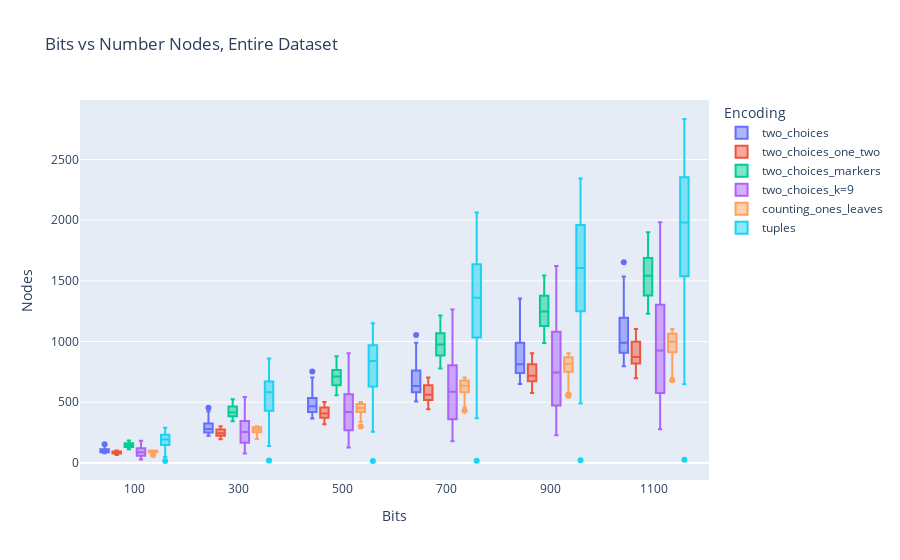
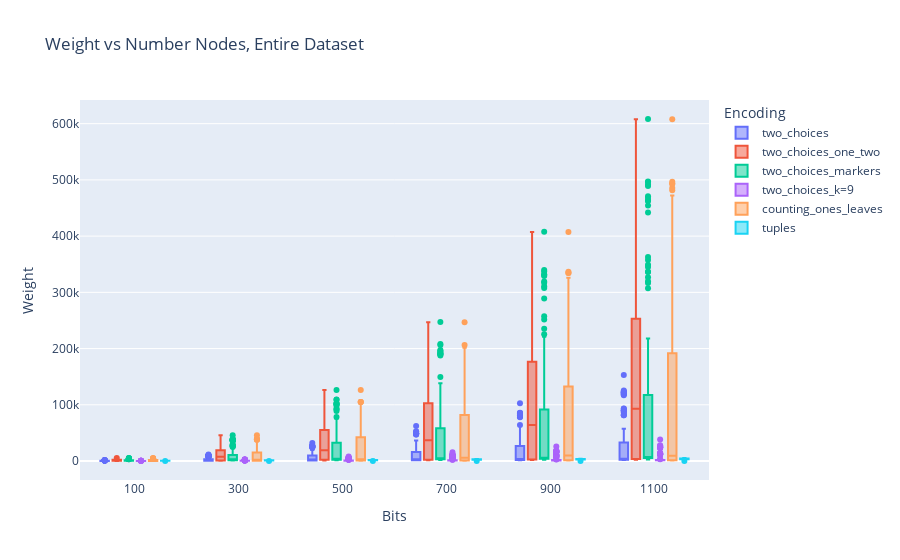
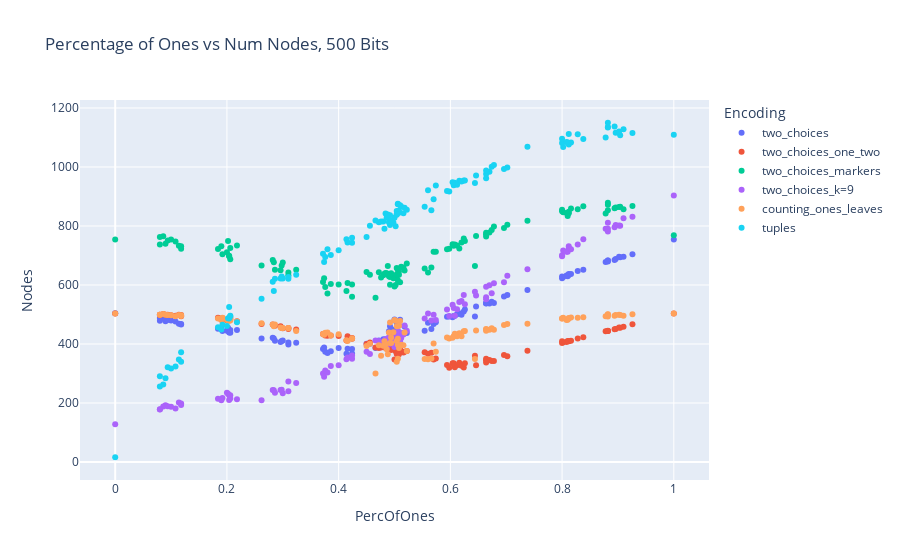
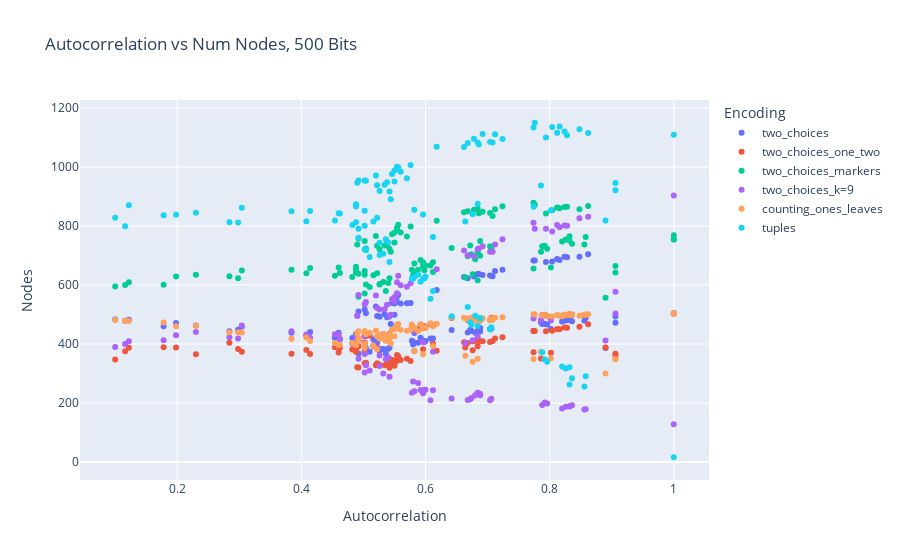

The notebook cell these images were saved under, in order:
### Markdown cell above
#### 4. Reports

### Code cell
fig = px.box(df, x="Bits", y="Nodes", color="Encoding", 
             title="Bits vs Number Nodes, Entire Dataset")
fig.show()

fig = px.box(df, x="Bits", y="Weight", color="Encoding", 
             title="Weight vs Number Nodes, Entire Dataset")
fig.show()

df_500 = df[df['Bits'] == 500] 
fig = px.scatter(df_500, x="PercOfOnes", y="Nodes", color="Encoding", 
             title="Percentage of Ones vs Num Nodes, 500 Bits")
fig.show()

fig = px.scatter(df_500, x="Autocorrelation", y="Nodes", color="Encoding", 
             title="Autocorrelation vs Num Nodes, 500 Bits")
fig.show()

### Figure 1 — Plotly figure (JSON) as saved in the notebook; plotly's stock layout.template omitted (floating-point values rounded to 4 significant figures; data arrays with more than 128 entries replaced by an {"elided": "..."} marker saying what was removed)
{"data": [{"alignmentgroup": "True", "hovertemplate": "Encoding=two_choices<br>Bits=%{x}<br>Nodes=%{y}<extra></extra>", "legendgroup": "two_choices", "marker": {"color": "#636efa"}, "name": "two_choices", "notched": false, "offsetgroup": "two_choices", "orientation": "v", "showlegend": true, "type": "box", "x": {"elided": "714 int values"}, "x0": " ", "xaxis": "x", "y": {"elided": "714 int values"}, "y0": " ", "yaxis": "y"}, {"alignmentgroup": "True", "hovertemplate": "Encoding=two_choices_one_two<br>Bits=%{x}<br>Nodes=%{y}<extra></extra>", "legendgroup": "two_choices_one_two", "marker": {"color": "#EF553B"}, "name": "two_choices_one_two", "notched": false, "offsetgroup": "two_choices_one_two", "orientation": "v", "showlegend": true, "type": "box", "x": {"elided": "714 int values"}, "x0": " ", "xaxis": "x", "y": {"elided": "714 int values"}, "y0": " ", "yaxis": "y"}, {"alignmentgroup": "True", "hovertemplate": "Encoding=two_choices_markers<br>Bits=%{x}<br>Nodes=%{y}<extra></extra>", "legendgroup": "two_choices_markers", "marker": {"color": "#00cc96"}, "name": "two_choices_markers", "notched": false, "offsetgroup": "two_choices_markers", "orientation": "v", "showlegend": true, "type": "box", "x": {"elided": "714 int values"}, "x0": " ", "xaxis": "x", "y": {"elided": "714 int values"}, "y0": " ", "yaxis": "y"}, {"alignmentgroup": "True", "hovertemplate": "Encoding=two_choices_k=9<br>Bits=%{x}<br>Nodes=%{y}<extra></extra>", "legendgroup": "two_choices_k=9", "marker": {"color": "#ab63fa"}, "name": "two_choices_k=9", "notched": false, "offsetgroup": "two_choices_k=9", "orientation": "v", "showlegend": true, "type": "box", "x": {"elided": "714 int values"}, "x0": " ", "xaxis": "x", "y": {"elided": "714 int values"}, "y0": " ", "yaxis": "y"}, {"alignmentgroup": "True", "hovertemplate": "Encoding=counting_ones_leaves<br>Bits=%{x}<br>Nodes=%{y}<extra></extra>", "legendgroup": "counting_ones_leaves", "marker": {"color": "#FFA15A"}, "name": "counting_ones_leaves", "notched": false, "offsetgroup": "counting_ones_leaves", "orientation": "v", "showlegend": true, "type": "box", "x": {"elided": "714 int values"}, "x0": " ", "xaxis": "x", "y": {"elided": "714 int values"}, "y0": " ", "yaxis": "y"}, {"alignmentgroup": "True", "hovertemplate": "Encoding=tuples<br>Bits=%{x}<br>Nodes=%{y}<extra></extra>", "legendgroup": "tuples", "marker": {"color": "#19d3f3"}, "name": "tuples", "notched": false, "offsetgroup": "tuples", "orientation": "v", "showlegend": true, "type": "box", "x": {"elided": "714 int values"}, "x0": " ", "xaxis": "x", "y": {"elided": "714 int values"}, "y0": " ", "yaxis": "y"}], "layout": {"boxmode": "group", "legend": {"title": {"text": "Encoding"}, "tracegroupgap": 0}, "title": {"text": "Bits vs Number Nodes, Entire Dataset"}, "xaxis": {"anchor": "y", "domain": [0, 1], "title": {"text": "Bits"}}, "yaxis": {"anchor": "x", "domain": [0, 1], "title": {"text": "Nodes"}}}}

### Figure 2 — Plotly figure (JSON) as saved in the notebook; plotly's stock layout.template omitted (floating-point values rounded to 4 significant figures; data arrays with more than 128 entries replaced by an {"elided": "..."} marker saying what was removed)
{"data": [{"alignmentgroup": "True", "hovertemplate": "Encoding=two_choices<br>Bits=%{x}<br>Weight=%{y}<extra></extra>", "legendgroup": "two_choices", "marker": {"color": "#636efa"}, "name": "two_choices", "notched": false, "offsetgroup": "two_choices", "orientation": "v", "showlegend": true, "type": "box", "x": {"elided": "714 int values"}, "x0": " ", "xaxis": "x", "y": {"elided": "714 int values"}, "y0": " ", "yaxis": "y"}, {"alignmentgroup": "True", "hovertemplate": "Encoding=two_choices_one_two<br>Bits=%{x}<br>Weight=%{y}<extra></extra>", "legendgroup": "two_choices_one_two", "marker": {"color": "#EF553B"}, "name": "two_choices_one_two", "notched": false, "offsetgroup": "two_choices_one_two", "orientation": "v", "showlegend": true, "type": "box", "x": {"elided": "714 int values"}, "x0": " ", "xaxis": "x", "y": {"elided": "714 int values"}, "y0": " ", "yaxis": "y"}, {"alignmentgroup": "True", "hovertemplate": "Encoding=two_choices_markers<br>Bits=%{x}<br>Weight=%{y}<extra></extra>", "legendgroup": "two_choices_markers", "marker": {"color": "#00cc96"}, "name": "two_choices_markers", "notched": false, "offsetgroup": "two_choices_markers", "orientation": "v", "showlegend": true, "type": "box", "x": {"elided": "714 int values"}, "x0": " ", "xaxis": "x", "y": {"elided": "714 int values"}, "y0": " ", "yaxis": "y"}, {"alignmentgroup": "True", "hovertemplate": "Encoding=two_choices_k=9<br>Bits=%{x}<br>Weight=%{y}<extra></extra>", "legendgroup": "two_choices_k=9", "marker": {"color": "#ab63fa"}, "name": "two_choices_k=9", "notched": false, "offsetgroup": "two_choices_k=9", "orientation": "v", "showlegend": true, "type": "box", "x": {"elided": "714 int values"}, "x0": " ", "xaxis": "x", "y": {"elided": "714 int values"}, "y0": " ", "yaxis": "y"}, {"alignmentgroup": "True", "hovertemplate": "Encoding=counting_ones_leaves<br>Bits=%{x}<br>Weight=%{y}<extra></extra>", "legendgroup": "counting_ones_leaves", "marker": {"color": "#FFA15A"}, "name": "counting_ones_leaves", "notched": false, "offsetgroup": "counting_ones_leaves", "orientation": "v", "showlegend": true, "type": "box", "x": {"elided": "714 int values"}, "x0": " ", "xaxis": "x", "y": {"elided": "714 int values"}, "y0": " ", "yaxis": "y"}, {"alignmentgroup": "True", "hovertemplate": "Encoding=tuples<br>Bits=%{x}<br>Weight=%{y}<extra></extra>", "legendgroup": "tuples", "marker": {"color": "#19d3f3"}, "name": "tuples", "notched": false, "offsetgroup": "tuples", "orientation": "v", "showlegend": true, "type": "box", "x": {"elided": "714 int values"}, "x0": " ", "xaxis": "x", "y": {"elided": "714 int values"}, "y0": " ", "yaxis": "y"}], "layout": {"boxmode": "group", "legend": {"title": {"text": "Encoding"}, "tracegroupgap": 0}, "title": {"text": "Weight vs Number Nodes, Entire Dataset"}, "xaxis": {"anchor": "y", "domain": [0, 1], "title": {"text": "Bits"}}, "yaxis": {"anchor": "x", "domain": [0, 1], "title": {"text": "Weight"}}}}

### Figure 3 — Plotly figure (JSON) as saved in the notebook; plotly's stock layout.template omitted (floating-point values rounded to 4 significant figures)
{"data": [{"hovertemplate": "Encoding=two_choices<br>PercOfOnes=%{x}<br>Nodes=%{y}<extra></extra>", "legendgroup": "two_choices", "marker": {"color": "#636efa", "symbol": "circle"}, "mode": "markers", "name": "two_choices", "orientation": "v", "showlegend": true, "type": "scatter", "x": [0.09, 0.086, 0.1, 0.114, 0.08, 0.094, 0.118, 0.108, 0.118, 0.08, 0.218, 0.192, 0.19, 0.2, 0.204, 0.184, 0.202, 0.204, 0.206, 0.206, 0.286, 0.324, 0.31, 0.282, 0.284, 0.298, 0.31, 0.262, 0.3, 0.296, 0.4, 0.414, 0.372, 0.374, 0.386, 0.416, 0.424, 0.376, 0.424, 0.38, 0.57, 0.486, 0.512, 0.482, 0.48, 0.506, 0.492, 0.516, 0.508, 0.494, 0.616, 0.606, 0.598, 0.612, 0.624, 0.62, 0.594, 0.608, 0.626, 0.604, 0.67, 0.664, 0.702, 0.678, 0.646, 0.696, 0.674, 0.664, 0.738, 0.664, 0.812, 0.802, 0.8, 0.812, 0.81, 0.838, 0.828, 0.808, 0.8, 0.816, 0.904, 0.896, 0.878, 0.882, 0.882, 0.894, 0.926, 0.91, 0.882, 0.902, 0, 1, 0.5, 0.502, 0.51, 0.492, 0.504, 0.508, 0.518, 0.498, 0.49, 0.504, 0.494, 0.506, 0.484, 0.472, 0.456, 0.522, 0.488, 0.45, 0.506, 0.476, 0.504, 0.566, 0.554, 0.574, 0.466, 0.644, 0.56], "xaxis": "x", "y": [477, 486, 480, 469, 488, 481, 466, 476, 468, 479, 447, 444, 452, 445, 442, 452, 455, 439, 438, 447, 411, 404, 398, 421, 419, 410, 405, 419, 412, 407, 386, 367, 383, 388, 375, 384, 383, 374, 368, 369, 468, 405, 434, 413, 416, 427, 420, 438, 428, 421, 504, 495, 493, 501, 510, 499, 492, 496, 517, 491, 537, 539, 566, 539, 527, 561, 543, 537, 583, 538, 634, 627, 623, 637, 630, 652, 647, 632, 629, 637, 694, 688, 678, 680, 683, 685, 704, 696, 683, 696, 504, 754, 483, 479, 482, 460, 471, 463, 459, 448, 443, 441, 430, 438, 416, 412, 401, 437, 409, 401, 417, 404, 409, 451, 445, 474, 386, 493, 472], "yaxis": "y"}, {"hovertemplate": "Encoding=two_choices_one_two<br>PercOfOnes=%{x}<br>Nodes=%{y}<extra></extra>", "legendgroup": "two_choices_one_two", "marker": {"color": "#EF553B", "symbol": "circle"}, "mode": "markers", "name": "two_choices_one_two", "orientation": "v", "showlegend": true, "type": "scatter", "x": [0.09, 0.086, 0.1, 0.114, 0.08, 0.094, 0.118, 0.108, 0.118, 0.08, 0.218, 0.192, 0.19, 0.2, 0.204, 0.184, 0.202, 0.204, 0.206, 0.206, 0.286, 0.324, 0.31, 0.282, 0.284, 0.298, 0.31, 0.262, 0.3, 0.296, 0.4, 0.414, 0.372, 0.374, 0.386, 0.416, 0.424, 0.376, 0.424, 0.38, 0.57, 0.486, 0.512, 0.482, 0.48, 0.506, 0.492, 0.516, 0.508, 0.494, 0.616, 0.606, 0.598, 0.612, 0.624, 0.62, 0.594, 0.608, 0.626, 0.604, 0.67, 0.664, 0.702, 0.678, 0.646, 0.696, 0.674, 0.664, 0.738, 0.664, 0.812, 0.802, 0.8, 0.812, 0.81, 0.838, 0.828, 0.808, 0.8, 0.816, 0.904, 0.896, 0.878, 0.882, 0.882, 0.894, 0.926, 0.91, 0.882, 0.902, 0, 1, 0.5, 0.502, 0.51, 0.492, 0.504, 0.508, 0.518, 0.498, 0.49, 0.504, 0.494, 0.506, 0.484, 0.472, 0.456, 0.522, 0.488, 0.45, 0.506, 0.476, 0.504, 0.566, 0.554, 0.574, 0.466, 0.644, 0.56], "xaxis": "x", "y": [499, 502, 497, 499, 499, 499, 494, 496, 498, 498, 477, 488, 482, 480, 482, 489, 485, 481, 483, 488, 462, 449, 451, 466, 463, 455, 454, 468, 453, 460, 427, 412, 434, 434, 429, 426, 420, 429, 418, 428, 347, 389, 374, 392, 392, 376, 381, 371, 376, 389, 336, 335, 319, 328, 320, 326, 329, 321, 335, 335, 346, 337, 358, 342, 328, 363, 342, 345, 377, 350, 409, 406, 403, 410, 410, 423, 419, 407, 409, 411, 455, 451, 443, 445, 444, 450, 467, 458, 444, 456, 503, 503, 347, 375, 387, 389, 388, 365, 374, 383, 404, 366, 380, 367, 386, 386, 405, 376, 382, 400, 392, 388, 379, 370, 372, 351, 388, 360, 367], "yaxis": "y"}, {"hovertemplate": "Encoding=two_choices_markers<br>PercOfOnes=%{x}<br>Nodes=%{y}<extra></extra>", "legendgroup": "two_choices_markers", "marker": {"color": "#00cc96", "symbol": "circle"}, "mode": "markers", "name": "two_choices_markers", "orientation": "v", "showlegend": true, "type": "scatter", "x": [0.09, 0.086, 0.1, 0.114, 0.08, 0.094, 0.118, 0.108, 0.118, 0.08, 0.218, 0.192, 0.19, 0.2, 0.204, 0.184, 0.202, 0.204, 0.206, 0.206, 0.286, 0.324, 0.31, 0.282, 0.284, 0.298, 0.31, 0.262, 0.3, 0.296, 0.4, 0.414, 0.372, 0.374, 0.386, 0.416, 0.424, 0.376, 0.424, 0.38, 0.57, 0.486, 0.512, 0.482, 0.48, 0.506, 0.492, 0.516, 0.508, 0.494, 0.616, 0.606, 0.598, 0.612, 0.624, 0.62, 0.594, 0.608, 0.626, 0.604, 0.67, 0.664, 0.702, 0.678, 0.646, 0.696, 0.674, 0.664, 0.738, 0.664, 0.812, 0.802, 0.8, 0.812, 0.81, 0.838, 0.828, 0.808, 0.8, 0.816, 0.904, 0.896, 0.878, 0.882, 0.882, 0.894, 0.926, 0.91, 0.882, 0.902, 0, 1, 0.5, 0.502, 0.51, 0.492, 0.504, 0.508, 0.518, 0.498, 0.49, 0.504, 0.494, 0.506, 0.484, 0.472, 0.456, 0.522, 0.488, 0.45, 0.506, 0.476, 0.504, 0.566, 0.554, 0.574, 0.466, 0.644, 0.56], "xaxis": "x", "y": [740, 765, 754, 733, 763, 751, 723, 747, 731, 737, 734, 704, 731, 711, 699, 722, 749, 697, 687, 725, 652, 652, 633, 685, 677, 666, 642, 666, 676, 650, 602, 580, 610, 623, 603, 607, 602, 593, 560, 571, 713, 640, 662, 638, 633, 653, 627, 659, 647, 631, 724, 733, 723, 734, 758, 744, 721, 737, 749, 738, 778, 772, 804, 798, 766, 793, 786, 777, 818, 764, 848, 847, 850, 843, 834, 867, 857, 844, 855, 859, 865, 863, 842, 853, 879, 860, 868, 857, 872, 864, 754, 769, 595, 600, 609, 601, 629, 635, 649, 623, 630, 658, 640, 652, 641, 643, 635, 673, 664, 644, 616, 625, 636, 659, 656, 713, 557, 664, 642], "yaxis": "y"}, {"hovertemplate": "Encoding=two_choices_k=9<br>PercOfOnes=%{x}<br>Nodes=%{y}<extra></extra>", "legendgroup": "two_choices_k=9", "marker": {"color": "#ab63fa", "symbol": "circle"}, "mode": "markers", "name": "two_choices_k=9", "orientation": "v", "showlegend": true, "type": "scatter", "x": [0.09, 0.086, 0.1, 0.114, 0.08, 0.094, 0.118, 0.108, 0.118, 0.08, 0.218, 0.192, 0.19, 0.2, 0.204, 0.184, 0.202, 0.204, 0.206, 0.206, 0.286, 0.324, 0.31, 0.282, 0.284, 0.298, 0.31, 0.262, 0.3, 0.296, 0.4, 0.414, 0.372, 0.374, 0.386, 0.416, 0.424, 0.376, 0.424, 0.38, 0.57, 0.486, 0.512, 0.482, 0.48, 0.506, 0.492, 0.516, 0.508, 0.494, 0.616, 0.606, 0.598, 0.612, 0.624, 0.62, 0.594, 0.608, 0.626, 0.604, 0.67, 0.664, 0.702, 0.678, 0.646, 0.696, 0.674, 0.664, 0.738, 0.664, 0.812, 0.802, 0.8, 0.812, 0.81, 0.838, 0.828, 0.808, 0.8, 0.816, 0.904, 0.896, 0.878, 0.882, 0.882, 0.894, 0.926, 0.91, 0.882, 0.902, 0, 1, 0.5, 0.502, 0.51, 0.492, 0.504, 0.508, 0.518, 0.498, 0.49, 0.504, 0.494, 0.506, 0.484, 0.472, 0.456, 0.522, 0.488, 0.45, 0.506, 0.476, 0.504, 0.566, 0.554, 0.574, 0.466, 0.644, 0.56], "xaxis": "x", "y": [192, 188, 187, 202, 179, 189, 198, 181, 193, 178, 213, 217, 209, 235, 226, 214, 231, 210, 226, 215, 235, 268, 273, 244, 243, 245, 240, 209, 233, 244, 328, 348, 300, 289, 325, 354, 361, 310, 350, 303, 499, 387, 420, 411, 396, 413, 401, 432, 426, 433, 542, 522, 495, 518, 566, 546, 517, 496, 535, 533, 599, 552, 631, 606, 564, 609, 572, 558, 653, 594, 731, 717, 701, 724, 713, 755, 737, 713, 697, 721, 801, 803, 791, 781, 811, 796, 831, 826, 791, 802, 128, 903, 390, 400, 409, 413, 430, 441, 463, 419, 423, 421, 432, 443, 416, 410, 366, 445, 406, 374, 425, 403, 413, 480, 486, 481, 412, 577, 503], "yaxis": "y"}, {"hovertemplate": "Encoding=counting_ones_leaves<br>PercOfOnes=%{x}<br>Nodes=%{y}<extra></extra>", "legendgroup": "counting_ones_leaves", "marker": {"color": "#FFA15A", "symbol": "circle"}, "mode": "markers", "name": "counting_ones_leaves", "orientation": "v", "showlegend": true, "type": "scatter", "x": [0.09, 0.086, 0.1, 0.114, 0.08, 0.094, 0.118, 0.108, 0.118, 0.08, 0.218, 0.192, 0.19, 0.2, 0.204, 0.184, 0.202, 0.204, 0.206, 0.206, 0.286, 0.324, 0.31, 0.282, 0.284, 0.298, 0.31, 0.262, 0.3, 0.296, 0.4, 0.414, 0.372, 0.374, 0.386, 0.416, 0.424, 0.376, 0.424, 0.38, 0.57, 0.486, 0.512, 0.482, 0.48, 0.506, 0.492, 0.516, 0.508, 0.494, 0.616, 0.606, 0.598, 0.612, 0.624, 0.62, 0.594, 0.608, 0.626, 0.604, 0.67, 0.664, 0.702, 0.678, 0.646, 0.696, 0.674, 0.664, 0.738, 0.664, 0.812, 0.802, 0.8, 0.812, 0.81, 0.838, 0.828, 0.808, 0.8, 0.816, 0.904, 0.896, 0.878, 0.882, 0.882, 0.894, 0.926, 0.91, 0.882, 0.902, 0, 1, 0.5, 0.502, 0.51, 0.492, 0.504, 0.508, 0.518, 0.498, 0.49, 0.504, 0.494, 0.506, 0.484, 0.472, 0.456, 0.522, 0.488, 0.45, 0.506, 0.476, 0.504, 0.566, 0.554, 0.574, 0.466, 0.644, 0.56], "xaxis": "x", "y": [499, 502, 497, 498, 499, 498, 495, 494, 497, 499, 476, 489, 482, 482, 479, 486, 480, 484, 480, 490, 466, 444, 453, 466, 460, 454, 454, 470, 454, 456, 433, 413, 434, 431, 429, 410, 419, 438, 419, 439, 402, 382, 397, 409, 394, 397, 403, 396, 386, 403, 436, 426, 419, 426, 443, 426, 422, 435, 444, 421, 448, 449, 468, 448, 446, 464, 453, 451, 469, 445, 486, 489, 486, 488, 482, 491, 489, 481, 486, 490, 498, 498, 494, 493, 501, 496, 501, 496, 500, 499, 503, 503, 481, 479, 478, 473, 460, 462, 439, 440, 439, 410, 422, 418, 397, 396, 401, 376, 365, 393, 350, 360, 340, 351, 349, 374, 300, 349, 348], "yaxis": "y"}, {"hovertemplate": "Encoding=tuples<br>PercOfOnes=%{x}<br>Nodes=%{y}<extra></extra>", "legendgroup": "tuples", "marker": {"color": "#19d3f3", "symbol": "circle"}, "mode": "markers", "name": "tuples", "orientation": "v", "showlegend": true, "type": "scatter", "x": [0.09, 0.086, 0.1, 0.114, 0.08, 0.094, 0.118, 0.108, 0.118, 0.08, 0.218, 0.192, 0.19, 0.2, 0.204, 0.184, 0.202, 0.204, 0.206, 0.206, 0.286, 0.324, 0.31, 0.282, 0.284, 0.298, 0.31, 0.262, 0.3, 0.296, 0.4, 0.414, 0.372, 0.374, 0.386, 0.416, 0.424, 0.376, 0.424, 0.38, 0.57, 0.486, 0.512, 0.482, 0.48, 0.506, 0.492, 0.516, 0.508, 0.494, 0.616, 0.606, 0.598, 0.612, 0.624, 0.62, 0.594, 0.608, 0.626, 0.604, 0.67, 0.664, 0.702, 0.678, 0.646, 0.696, 0.674, 0.664, 0.738, 0.664, 0.812, 0.802, 0.8, 0.812, 0.81, 0.838, 0.828, 0.808, 0.8, 0.816, 0.904, 0.896, 0.878, 0.882, 0.882, 0.894, 0.926, 0.91, 0.882, 0.902, 0, 1, 0.5, 0.502, 0.51, 0.492, 0.504, 0.508, 0.518, 0.498, 0.49, 0.504, 0.494, 0.506, 0.484, 0.472, 0.456, 0.522, 0.488, 0.45, 0.506, 0.476, 0.504, 0.566, 0.554, 0.574, 0.466, 0.644, 0.56], "xaxis": "x", "y": [284, 263, 317, 347, 291, 321, 340, 324, 372, 256, 474, 465, 449, 461, 486, 457, 487, 525, 496, 494, 621, 635, 621, 611, 580, 629, 627, 553, 622, 622, 718, 755, 706, 678, 702, 744, 743, 695, 760, 721, 891, 828, 866, 791, 815, 874, 803, 843, 852, 819, 953, 938, 917, 940, 954, 951, 919, 947, 954, 948, 984, 976, 998, 1007, 971, 993, 1001, 988, 1069, 962, 1112, 1068, 1081, 1076, 1083, 1095, 1111, 1085, 1096, 1083, 1108, 1116, 1100, 1136, 1134, 1137, 1115, 1128, 1150, 1120, 16, 1109, 828, 799, 870, 836, 838, 845, 862, 812, 813, 851, 816, 850, 842, 813, 801, 855, 839, 763, 875, 815, 840, 853, 865, 937, 819, 946, 921], "yaxis": "y"}], "layout": {"legend": {"title": {"text": "Encoding"}, "tracegroupgap": 0}, "title": {"text": "Percentage of Ones vs Num Nodes, 500 Bits"}, "xaxis": {"anchor": "y", "domain": [0, 1], "title": {"text": "PercOfOnes"}}, "yaxis": {"anchor": "x", "domain": [0, 1], "title": {"text": "Nodes"}}}}

### Figure 4 — Plotly figure (JSON) as saved in the notebook; plotly's stock layout.template omitted (floating-point values rounded to 4 significant figures)
{"data": [{"hovertemplate": "Encoding=two_choices<br>Autocorrelation=%{x}<br>Nodes=%{y}<extra></extra>", "legendgroup": "two_choices", "marker": {"color": "#636efa", "symbol": "circle"}, "mode": "markers", "name": "two_choices", "orientation": "v", "showlegend": true, "type": "scatter", "x": [0.836, 0.832, 0.826, 0.792, 0.858, 0.832, 0.796, 0.82, 0.788, 0.856, 0.672, 0.674, 0.704, 0.684, 0.688, 0.706, 0.688, 0.668, 0.68, 0.642, 0.578, 0.588, 0.58, 0.592, 0.612, 0.6, 0.582, 0.608, 0.596, 0.598, 0.504, 0.536, 0.532, 0.542, 0.526, 0.54, 0.526, 0.51, 0.492, 0.502, 0.544, 0.522, 0.488, 0.492, 0.516, 0.488, 0.482, 0.46, 0.502, 0.454, 0.504, 0.522, 0.542, 0.534, 0.492, 0.55, 0.526, 0.49, 0.502, 0.538, 0.56, 0.546, 0.556, 0.576, 0.52, 0.554, 0.554, 0.55, 0.618, 0.57, 0.692, 0.662, 0.668, 0.686, 0.708, 0.724, 0.712, 0.704, 0.678, 0.684, 0.828, 0.812, 0.794, 0.804, 0.774, 0.816, 0.862, 0.848, 0.776, 0.824, 1, 1, 0.1, 0.116, 0.122, 0.178, 0.198, 0.23, 0.304, 0.298, 0.284, 0.414, 0.408, 0.384, 0.462, 0.488, 0.502, 0.582, 0.596, 0.612, 0.684, 0.664, 0.676, 0.802, 0.774, 0.786, 0.89, 0.906, 0.906], "xaxis": "x", "y": [477, 486, 480, 469, 488, 481, 466, 476, 468, 479, 447, 444, 452, 445, 442, 452, 455, 439, 438, 447, 411, 404, 398, 421, 419, 410, 405, 419, 412, 407, 386, 367, 383, 388, 375, 384, 383, 374, 368, 369, 468, 405, 434, 413, 416, 427, 420, 438, 428, 421, 504, 495, 493, 501, 510, 499, 492, 496, 517, 491, 537, 539, 566, 539, 527, 561, 543, 537, 583, 538, 634, 627, 623, 637, 630, 652, 647, 632, 629, 637, 694, 688, 678, 680, 683, 685, 704, 696, 683, 696, 504, 754, 483, 479, 482, 460, 471, 463, 459, 448, 443, 441, 430, 438, 416, 412, 401, 437, 409, 401, 417, 404, 409, 451, 445, 474, 386, 493, 472], "yaxis": "y"}, {"hovertemplate": "Encoding=two_choices_one_two<br>Autocorrelation=%{x}<br>Nodes=%{y}<extra></extra>", "legendgroup": "two_choices_one_two", "marker": {"color": "#EF553B", "symbol": "circle"}, "mode": "markers", "name": "two_choices_one_two", "orientation": "v", "showlegend": true, "type": "scatter", "x": [0.836, 0.832, 0.826, 0.792, 0.858, 0.832, 0.796, 0.82, 0.788, 0.856, 0.672, 0.674, 0.704, 0.684, 0.688, 0.706, 0.688, 0.668, 0.68, 0.642, 0.578, 0.588, 0.58, 0.592, 0.612, 0.6, 0.582, 0.608, 0.596, 0.598, 0.504, 0.536, 0.532, 0.542, 0.526, 0.54, 0.526, 0.51, 0.492, 0.502, 0.544, 0.522, 0.488, 0.492, 0.516, 0.488, 0.482, 0.46, 0.502, 0.454, 0.504, 0.522, 0.542, 0.534, 0.492, 0.55, 0.526, 0.49, 0.502, 0.538, 0.56, 0.546, 0.556, 0.576, 0.52, 0.554, 0.554, 0.55, 0.618, 0.57, 0.692, 0.662, 0.668, 0.686, 0.708, 0.724, 0.712, 0.704, 0.678, 0.684, 0.828, 0.812, 0.794, 0.804, 0.774, 0.816, 0.862, 0.848, 0.776, 0.824, 1, 1, 0.1, 0.116, 0.122, 0.178, 0.198, 0.23, 0.304, 0.298, 0.284, 0.414, 0.408, 0.384, 0.462, 0.488, 0.502, 0.582, 0.596, 0.612, 0.684, 0.664, 0.676, 0.802, 0.774, 0.786, 0.89, 0.906, 0.906], "xaxis": "x", "y": [499, 502, 497, 499, 499, 499, 494, 496, 498, 498, 477, 488, 482, 480, 482, 489, 485, 481, 483, 488, 462, 449, 451, 466, 463, 455, 454, 468, 453, 460, 427, 412, 434, 434, 429, 426, 420, 429, 418, 428, 347, 389, 374, 392, 392, 376, 381, 371, 376, 389, 336, 335, 319, 328, 320, 326, 329, 321, 335, 335, 346, 337, 358, 342, 328, 363, 342, 345, 377, 350, 409, 406, 403, 410, 410, 423, 419, 407, 409, 411, 455, 451, 443, 445, 444, 450, 467, 458, 444, 456, 503, 503, 347, 375, 387, 389, 388, 365, 374, 383, 404, 366, 380, 367, 386, 386, 405, 376, 382, 400, 392, 388, 379, 370, 372, 351, 388, 360, 367], "yaxis": "y"}, {"hovertemplate": "Encoding=two_choices_markers<br>Autocorrelation=%{x}<br>Nodes=%{y}<extra></extra>", "legendgroup": "two_choices_markers", "marker": {"color": "#00cc96", "symbol": "circle"}, "mode": "markers", "name": "two_choices_markers", "orientation": "v", "showlegend": true, "type": "scatter", "x": [0.836, 0.832, 0.826, 0.792, 0.858, 0.832, 0.796, 0.82, 0.788, 0.856, 0.672, 0.674, 0.704, 0.684, 0.688, 0.706, 0.688, 0.668, 0.68, 0.642, 0.578, 0.588, 0.58, 0.592, 0.612, 0.6, 0.582, 0.608, 0.596, 0.598, 0.504, 0.536, 0.532, 0.542, 0.526, 0.54, 0.526, 0.51, 0.492, 0.502, 0.544, 0.522, 0.488, 0.492, 0.516, 0.488, 0.482, 0.46, 0.502, 0.454, 0.504, 0.522, 0.542, 0.534, 0.492, 0.55, 0.526, 0.49, 0.502, 0.538, 0.56, 0.546, 0.556, 0.576, 0.52, 0.554, 0.554, 0.55, 0.618, 0.57, 0.692, 0.662, 0.668, 0.686, 0.708, 0.724, 0.712, 0.704, 0.678, 0.684, 0.828, 0.812, 0.794, 0.804, 0.774, 0.816, 0.862, 0.848, 0.776, 0.824, 1, 1, 0.1, 0.116, 0.122, 0.178, 0.198, 0.23, 0.304, 0.298, 0.284, 0.414, 0.408, 0.384, 0.462, 0.488, 0.502, 0.582, 0.596, 0.612, 0.684, 0.664, 0.676, 0.802, 0.774, 0.786, 0.89, 0.906, 0.906], "xaxis": "x", "y": [740, 765, 754, 733, 763, 751, 723, 747, 731, 737, 734, 704, 731, 711, 699, 722, 749, 697, 687, 725, 652, 652, 633, 685, 677, 666, 642, 666, 676, 650, 602, 580, 610, 623, 603, 607, 602, 593, 560, 571, 713, 640, 662, 638, 633, 653, 627, 659, 647, 631, 724, 733, 723, 734, 758, 744, 721, 737, 749, 738, 778, 772, 804, 798, 766, 793, 786, 777, 818, 764, 848, 847, 850, 843, 834, 867, 857, 844, 855, 859, 865, 863, 842, 853, 879, 860, 868, 857, 872, 864, 754, 769, 595, 600, 609, 601, 629, 635, 649, 623, 630, 658, 640, 652, 641, 643, 635, 673, 664, 644, 616, 625, 636, 659, 656, 713, 557, 664, 642], "yaxis": "y"}, {"hovertemplate": "Encoding=two_choices_k=9<br>Autocorrelation=%{x}<br>Nodes=%{y}<extra></extra>", "legendgroup": "two_choices_k=9", "marker": {"color": "#ab63fa", "symbol": "circle"}, "mode": "markers", "name": "two_choices_k=9", "orientation": "v", "showlegend": true, "type": "scatter", "x": [0.836, 0.832, 0.826, 0.792, 0.858, 0.832, 0.796, 0.82, 0.788, 0.856, 0.672, 0.674, 0.704, 0.684, 0.688, 0.706, 0.688, 0.668, 0.68, 0.642, 0.578, 0.588, 0.58, 0.592, 0.612, 0.6, 0.582, 0.608, 0.596, 0.598, 0.504, 0.536, 0.532, 0.542, 0.526, 0.54, 0.526, 0.51, 0.492, 0.502, 0.544, 0.522, 0.488, 0.492, 0.516, 0.488, 0.482, 0.46, 0.502, 0.454, 0.504, 0.522, 0.542, 0.534, 0.492, 0.55, 0.526, 0.49, 0.502, 0.538, 0.56, 0.546, 0.556, 0.576, 0.52, 0.554, 0.554, 0.55, 0.618, 0.57, 0.692, 0.662, 0.668, 0.686, 0.708, 0.724, 0.712, 0.704, 0.678, 0.684, 0.828, 0.812, 0.794, 0.804, 0.774, 0.816, 0.862, 0.848, 0.776, 0.824, 1, 1, 0.1, 0.116, 0.122, 0.178, 0.198, 0.23, 0.304, 0.298, 0.284, 0.414, 0.408, 0.384, 0.462, 0.488, 0.502, 0.582, 0.596, 0.612, 0.684, 0.664, 0.676, 0.802, 0.774, 0.786, 0.89, 0.906, 0.906], "xaxis": "x", "y": [192, 188, 187, 202, 179, 189, 198, 181, 193, 178, 213, 217, 209, 235, 226, 214, 231, 210, 226, 215, 235, 268, 273, 244, 243, 245, 240, 209, 233, 244, 328, 348, 300, 289, 325, 354, 361, 310, 350, 303, 499, 387, 420, 411, 396, 413, 401, 432, 426, 433, 542, 522, 495, 518, 566, 546, 517, 496, 535, 533, 599, 552, 631, 606, 564, 609, 572, 558, 653, 594, 731, 717, 701, 724, 713, 755, 737, 713, 697, 721, 801, 803, 791, 781, 811, 796, 831, 826, 791, 802, 128, 903, 390, 400, 409, 413, 430, 441, 463, 419, 423, 421, 432, 443, 416, 410, 366, 445, 406, 374, 425, 403, 413, 480, 486, 481, 412, 577, 503], "yaxis": "y"}, {"hovertemplate": "Encoding=counting_ones_leaves<br>Autocorrelation=%{x}<br>Nodes=%{y}<extra></extra>", "legendgroup": "counting_ones_leaves", "marker": {"color": "#FFA15A", "symbol": "circle"}, "mode": "markers", "name": "counting_ones_leaves", "orientation": "v", "showlegend": true, "type": "scatter", "x": [0.836, 0.832, 0.826, 0.792, 0.858, 0.832, 0.796, 0.82, 0.788, 0.856, 0.672, 0.674, 0.704, 0.684, 0.688, 0.706, 0.688, 0.668, 0.68, 0.642, 0.578, 0.588, 0.58, 0.592, 0.612, 0.6, 0.582, 0.608, 0.596, 0.598, 0.504, 0.536, 0.532, 0.542, 0.526, 0.54, 0.526, 0.51, 0.492, 0.502, 0.544, 0.522, 0.488, 0.492, 0.516, 0.488, 0.482, 0.46, 0.502, 0.454, 0.504, 0.522, 0.542, 0.534, 0.492, 0.55, 0.526, 0.49, 0.502, 0.538, 0.56, 0.546, 0.556, 0.576, 0.52, 0.554, 0.554, 0.55, 0.618, 0.57, 0.692, 0.662, 0.668, 0.686, 0.708, 0.724, 0.712, 0.704, 0.678, 0.684, 0.828, 0.812, 0.794, 0.804, 0.774, 0.816, 0.862, 0.848, 0.776, 0.824, 1, 1, 0.1, 0.116, 0.122, 0.178, 0.198, 0.23, 0.304, 0.298, 0.284, 0.414, 0.408, 0.384, 0.462, 0.488, 0.502, 0.582, 0.596, 0.612, 0.684, 0.664, 0.676, 0.802, 0.774, 0.786, 0.89, 0.906, 0.906], "xaxis": "x", "y": [499, 502, 497, 498, 499, 498, 495, 494, 497, 499, 476, 489, 482, 482, 479, 486, 480, 484, 480, 490, 466, 444, 453, 466, 460, 454, 454, 470, 454, 456, 433, 413, 434, 431, 429, 410, 419, 438, 419, 439, 402, 382, 397, 409, 394, 397, 403, 396, 386, 403, 436, 426, 419, 426, 443, 426, 422, 435, 444, 421, 448, 449, 468, 448, 446, 464, 453, 451, 469, 445, 486, 489, 486, 488, 482, 491, 489, 481, 486, 490, 498, 498, 494, 493, 501, 496, 501, 496, 500, 499, 503, 503, 481, 479, 478, 473, 460, 462, 439, 440, 439, 410, 422, 418, 397, 396, 401, 376, 365, 393, 350, 360, 340, 351, 349, 374, 300, 349, 348], "yaxis": "y"}, {"hovertemplate": "Encoding=tuples<br>Autocorrelation=%{x}<br>Nodes=%{y}<extra></extra>", "legendgroup": "tuples", "marker": {"color": "#19d3f3", "symbol": "circle"}, "mode": "markers", "name": "tuples", "orientation": "v", "showlegend": true, "type": "scatter", "x": [0.836, 0.832, 0.826, 0.792, 0.858, 0.832, 0.796, 0.82, 0.788, 0.856, 0.672, 0.674, 0.704, 0.684, 0.688, 0.706, 0.688, 0.668, 0.68, 0.642, 0.578, 0.588, 0.58, 0.592, 0.612, 0.6, 0.582, 0.608, 0.596, 0.598, 0.504, 0.536, 0.532, 0.542, 0.526, 0.54, 0.526, 0.51, 0.492, 0.502, 0.544, 0.522, 0.488, 0.492, 0.516, 0.488, 0.482, 0.46, 0.502, 0.454, 0.504, 0.522, 0.542, 0.534, 0.492, 0.55, 0.526, 0.49, 0.502, 0.538, 0.56, 0.546, 0.556, 0.576, 0.52, 0.554, 0.554, 0.55, 0.618, 0.57, 0.692, 0.662, 0.668, 0.686, 0.708, 0.724, 0.712, 0.704, 0.678, 0.684, 0.828, 0.812, 0.794, 0.804, 0.774, 0.816, 0.862, 0.848, 0.776, 0.824, 1, 1, 0.1, 0.116, 0.122, 0.178, 0.198, 0.23, 0.304, 0.298, 0.284, 0.414, 0.408, 0.384, 0.462, 0.488, 0.502, 0.582, 0.596, 0.612, 0.684, 0.664, 0.676, 0.802, 0.774, 0.786, 0.89, 0.906, 0.906], "xaxis": "x", "y": [284, 263, 317, 347, 291, 321, 340, 324, 372, 256, 474, 465, 449, 461, 486, 457, 487, 525, 496, 494, 621, 635, 621, 611, 580, 629, 627, 553, 622, 622, 718, 755, 706, 678, 702, 744, 743, 695, 760, 721, 891, 828, 866, 791, 815, 874, 803, 843, 852, 819, 953, 938, 917, 940, 954, 951, 919, 947, 954, 948, 984, 976, 998, 1007, 971, 993, 1001, 988, 1069, 962, 1112, 1068, 1081, 1076, 1083, 1095, 1111, 1085, 1096, 1083, 1108, 1116, 1100, 1136, 1134, 1137, 1115, 1128, 1150, 1120, 16, 1109, 828, 799, 870, 836, 838, 845, 862, 812, 813, 851, 816, 850, 842, 813, 801, 855, 839, 763, 875, 815, 840, 853, 865, 937, 819, 946, 921], "yaxis": "y"}], "layout": {"legend": {"title": {"text": "Encoding"}, "tracegroupgap": 0}, "title": {"text": "Autocorrelation vs Num Nodes, 500 Bits"}, "xaxis": {"anchor": "y", "domain": [0, 1], "title": {"text": "Autocorrelation"}}, "yaxis": {"anchor": "x", "domain": [0, 1], "title": {"text": "Nodes"}}}}
